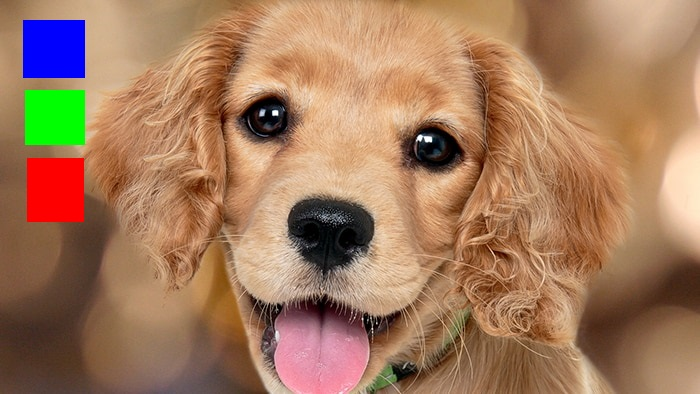
#> input picture Photos/dog.jpg, 700 x 394 px
$ python resize.py
#> lines starting #> are read from the running program, lines starting #| are printed output that depends on the picture
import cv2 as cv

img = cv.imread('Photos/dog.jpg')
#> img is the input picture: shape (394, 700, 3); mean B, G, R 93.1, 122.9, 163.1
cv.imshow("Dog", img)


def resizeFrame(frame, scale=100):
#> called with scale = 100
    height = int(frame.shape[0] + scale)
#> height = 494
    width = int(frame.shape[1] + scale)
#> width = 800
    dimension = (width, height)
#> dimension = (800, 494)

    return cv.resize(frame, dimension, interpolation=cv.INTER_AREA)
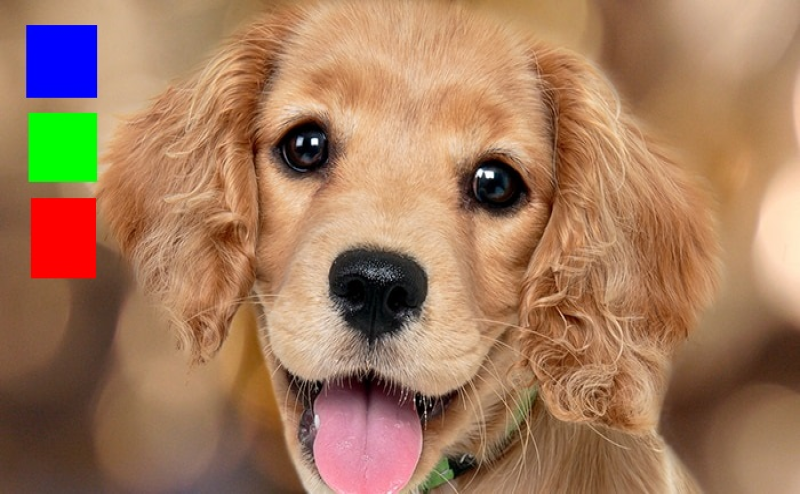
#> returned value: shape (494, 800, 3); mean of channels 0, 1, 2 93, 122.8, 163; drawn as B, G, R


def half(frame):
    height = int(frame.shape[0])
#> height = 394
    width = int(frame.shape[1])
#> width = 700
    dimension = (int(width/2), int(height/2))
#> dimension = (350, 197)

    return cv.resize(frame, dimension)
#> returned value: shape (197, 350, 3)


def double_(frame):
    height = int(frame.shape[0])
#> height = 394
    width = int(frame.shape[1])
#> width = 700
    dimension = (width*2, height*2)
#> dimension = (1400, 788)

    return cv.resize(frame, dimension)
#> returned value: shape (788, 1400, 3)


resized = resizeFrame(img)
half_img = half(img)
double_img = double_(img)

cv.imshow("Resized", resized)
cv.imshow("Half", half_img)
cv.imshow("Double", double_img)
cv.waitKey(0)

$ run again, with Photos/apple3.jpg copied over Photos/dog.jpg
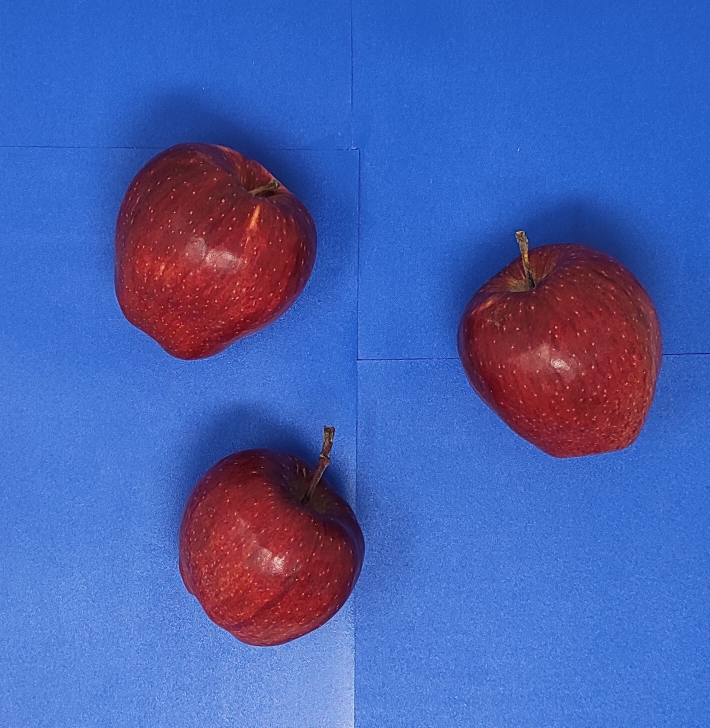
#> input picture Photos/apple3.jpg, 1419 x 1455 px (shown at 1/2 size)
#> img is the input picture: shape (1455, 1419, 3); mean B, G, R 174.9, 96.4, 71.8
#> in half, `return cv.resize(frame, dimension)`:
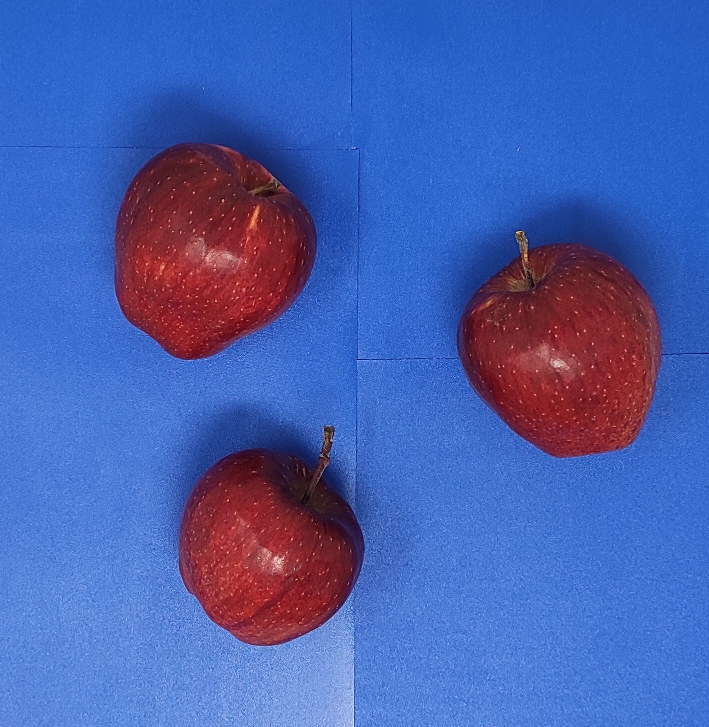
#> returned value: shape (727, 709, 3); mean of channels 0, 1, 2 174.7, 96.3, 71.7; drawn as B, G, R
